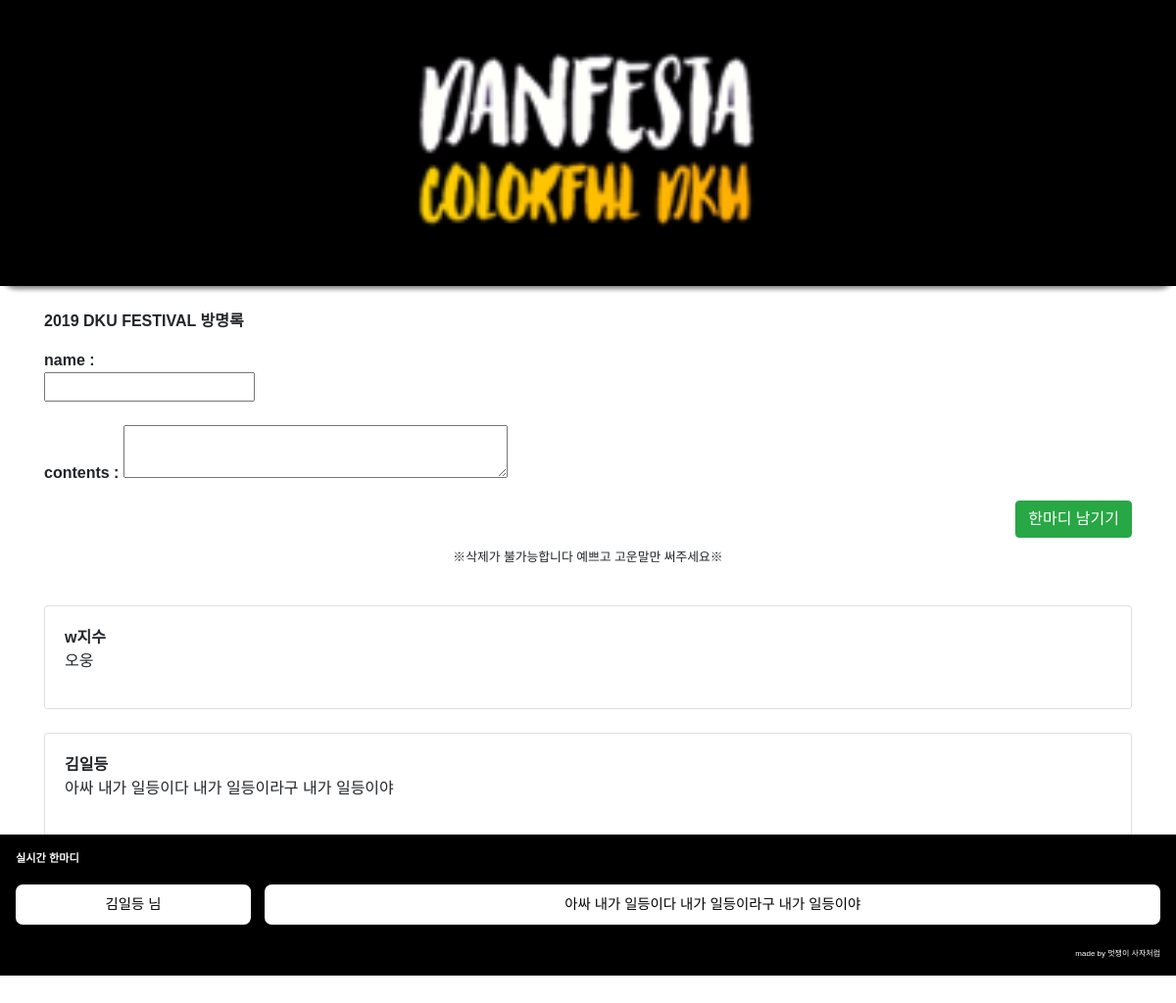
Page /festival/write on the committed database.
### dkufestival/models.py (models this page shows)
class Wirte(models.Model):      # 방명록 모델(Wirte 오타 주의 ㅠㅠ)..
    name = models.CharField(max_length=200)
    body = models.TextField()
    def __str__(self):
        return self.name

### dkufestival/views.py (the view)
# urls.py: path('festival/write', dkufestival.views.write,
def write(request):
    wirtes = Wirte.objects.all().order_by('pk').reverse()
    print(wirtes, 'wirte 함수의 쿼리셋;;')
    return render(request, 'write.html', {'wirtes': wirtes})

### festival/context_processor.py (called while the page is built)
def base(request):
    posts = Wirte.objects.all()
    print('쿼리셋: ', posts)  # 얘는 쿼리셋
    posts_dict = {}
    for post in posts:
        posts_dict[post.name] = post.body
    print('딕셔내뤼: ', posts_dict)
    posts_json = json.dumps(posts_dict, ensure_ascii=False)
    print('제이쓴', posts_json)
    return {
        'posts_json': posts_json
    }

### dkufestival/templates/write.html (shortened to what this page needs)
<head>
    <link rel="stylesheet" href="https://stackpath.bootstrapcdn.com/bootstrap/4.3.1/css/bootstrap.min.css">
</head>
<body>
{% extends 'base.html' %}
{% block content %}
<div class="container">
  <br>
  <b>2019 DKU FESTIVAL 방명록</b>
  <p>
    <form action="{% url 'create' %}">
      <p><b>name : </b><br>
      <input type="text" name="name">
      <br><br>
      <b>contents : </b>
      <textarea cols=40 rows=2 name="body"></textarea></p>
      <input class="btn btn-success" type="submit" value="한마디 남기기" style="float:right">
    </form>
  </p>
</div>
<br><br>
<p style="font-size:0.8em;text-align:center;">※삭제가 불가능합니다 예쁘고 고운말만 써주세요※</p>
<div class="container">
  <br>
  {% for wirte in wirtes %}
  <div class="card">
    <div class="card-body">
      <b>{{wirte.name}}</b>
      <p>{{wirte.body}}</p>
    </div>
  </div>
  <br>
  {% endfor %}
</div>
<br><br>
{% endblock %}

### festival/templates/base.html (style rules this page uses)
body,html { margin:0;padding:0; height:100%; width:100%;% }

### rows in the picture
Wirte: name "w지수", body "오웅"
Wirte: name "김일등", body "아싸 내가 일등이다 내가 일등이라구 내가 일등이야"
